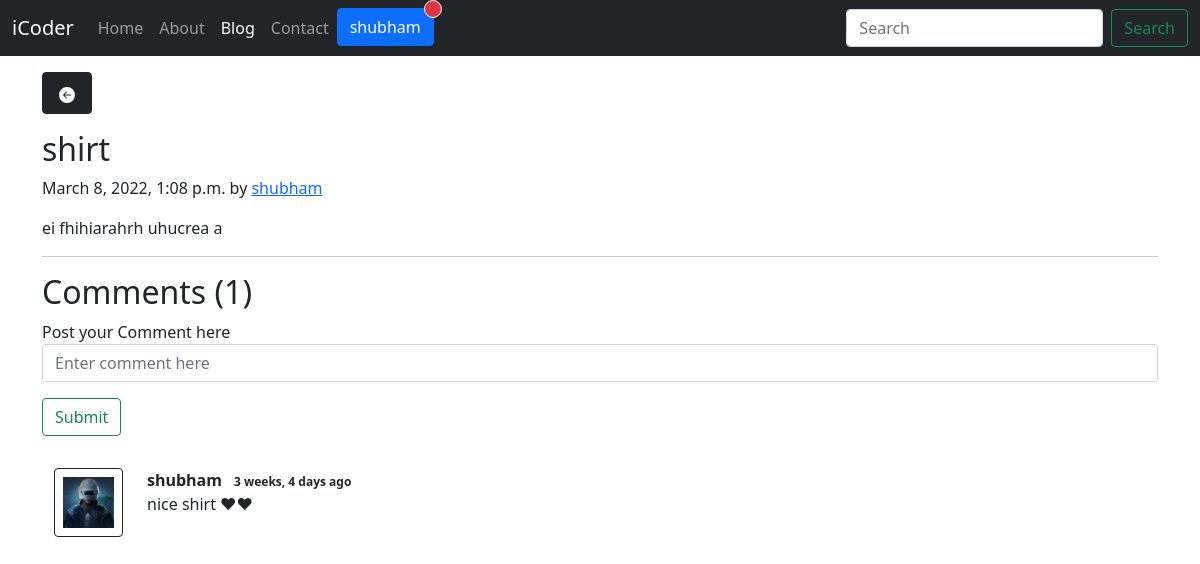
The page /blog/shubham-shirt/ (signed in) on the database its author committed.
### blog/models.py (models this page shows, shortened)
class Post(models.Model):
    sno=models.AutoField(primary_key=True)
    title=models.CharField(max_length=255)
    author=models.CharField(max_length=20)
    slug=models.CharField(max_length=130)
    timeStamp=models.DateTimeField(blank=True)
    content=HTMLField()

class BlogComment(models.Model):
    sno= models.AutoField(primary_key=True)
    comment=models.TextField()
    user=models.ForeignKey(User, on_delete=models.CASCADE)
    post=models.ForeignKey(Post, on_delete=models.CASCADE)
    parent=models.ForeignKey('self',on_delete=models.CASCADE, null=True )
    timestamp= models.DateTimeField(default=now)

### blog/views.py (the view)
# urls.py: path('<str:slug>/', views.blogPost, name="blogPost"),
def blogPost(request, slug):
    post=Post.objects.filter(slug=slug).first()
    comments= BlogComment.objects.filter(post=post)
    context={'post':post, 'comments': comments}
    return render(request, "blog/blogPost.html", context)

### templates/blog/blogPost.html (shortened to what this page needs)
{% extends 'base.html' %}
{% load humanize %}
{% block blogActive %}active{% endblock blogActive %}
{% block body %}
{% if user.is_authenticated %}
<div class="container my-3">
    <button type="button" class="btn btn-dark py-2 px-3" onclick="goback()">
        <svg xmlns="http://www.w3.org/2000/svg" width="16" height="16" fill="currentColor" class="bi bi-arrow-left-circle-fill" viewBox="0 0 16 16">
            <path d="M8 0a8 8 0 1 0 0 16A8 8 0 0 0 8 0zm3.5 7.5a.5.5 0 0 1 0 1H5.707l2.147 2.146a.5.5 0 0 1-.708.708l-3-3a.5.5 0 0 1 0-.708l3-3a.5.5 0 1 1 .708.708L5.707 7.5H11.5z"/>
        </svg>
    </button>
</div>
<div class="container my-3">
    <h2 class="blog-post-title">{{post.title}}</h2>
    <p class="blog-post-meta">{{post.timeStamp}} by <a href="author/{{post.author}}/">{{post.author}}</a></p>
    <p>{{post.content}}</p>
    <hr>
</div>
<div class="container">
    <h2> Comments ({{comments.count}})</h2>
    <div class="my-2">
        {% if user.is_authenticated %}
        <form action="/blog/postComment/" method="post">
            <div class="form-group">
                <label for="exampleInputEmail1">Post your Comment here</label>
                <input type="text" class="form-control" name="comment" placeholder="Enter comment here">
            </div>
            <button type="submit" class="btn btn-outline-success my-3">Submit</button>
        </form>
        {% else %}
        Please login to post a comment
        {% endif %}
    </div>
    <div class="container">
        {% for comment in comments %}
        <div class="row my-3">
            <div class="col-md-1  ">
            <img class="rounded mx-auto d-block w-100 border border-dark p-2" src="/static/img/user.jpg"  alt="user">
            </div>
            <div class="col-md-11 ">
            <b> {{comment.user.username}} </b> <span class="badge badge-secondary text-dark">{{comment.timestamp| naturaltime}}</span>
            <div>   {{comment.comment}} </div>
        </div>
        </div>
        {% endfor %}
    </div>
</div>
{% else %}
<a href="/login/">Login Please!</a>
<br>
<a href="/contact/">Any problem contact!</a>
{% endif %}
{% endblock body %}

### templates/base.html (shortened to what this page needs)
<!doctype html>
<html lang="en">
<head>
    <link href="https://cdn.jsdelivr.net/npm/bootstrap@5.1.3/dist/css/bootstrap.min.css" rel="stylesheet"
>
</head>
<body>
    {% if user.is_authenticated %}
    <nav class="navbar navbar-expand-lg navbar-dark bg-dark">
        <div class="container-fluid">
            <a class="navbar-brand" href="/home/">iCoder</a>
            <div class="collapse navbar-collapse" id="navbarSupportedContent">
                <ul class="navbar-nav me-auto mb-2 mb-lg-0">
                    <li class="nav-item">
                        <a class="nav-link {% block homeActive %}{% endblock homeActive %}" aria-current="page"
                            href="/home/">Home</a>
                    </li>
                    <li class="nav-item">
                        <a class="nav-link {% block aboutActive %}{% endblock aboutActive %}" aria-current="page"
                            href="/about">About</a>
                    </li>
                    <li class="nav-item">
                        <a class="nav-link {% block blogActive %}{% endblock blogActive %}" aria-current="page"
                            href="/blog">Blog</a>
                    </li>
                    <li class="nav-item">
                        <a class="nav-link {% block contactActive %}{% endblock contactActive %}" aria-current="page"
                            href="/contact">Contact</a>
                    </li>
                    <li class="nav-item">
                        {% if user.is_authenticated %}
                            <a href="/profile/"><button type="button" class="btn btn-primary position-relative">
                                    {{request.user}}
                                    <span class="position-absolute top-0 start-100 translate-middle p-2 bg-danger border border-light rounded-circle">
                                    </span>
                                </button>
                            </a>
                        {% endif %}
                    </li>
                </ul>
                <form class="d-flex" method="get" action="/search">
                    <input class="form-control me-2" type="search" placeholder="Search" aria-label="Search" name="query"
                        id="query">
                    <button class="btn btn-outline-success" type="submit">Search</button>
                </form>
            </div>
        </div>
    </nav>
    {% endif %}
    {% block body %}
    {% endblock body %}
</body>
</html>

### rows shown on the page
Post: title "shirt", timeStamp "March 8, 2022, 1:08 p.m.", author "shubham", content "ei fhihiarahrh uhucrea a"
BlogComment: user.username "shubham", timestamp "3 weeks, 4 days ago", comment "nice shirt ❤❤"

### other values the page prints
{{ request.user }} "shubham"
{{ comments.count }} "1"
